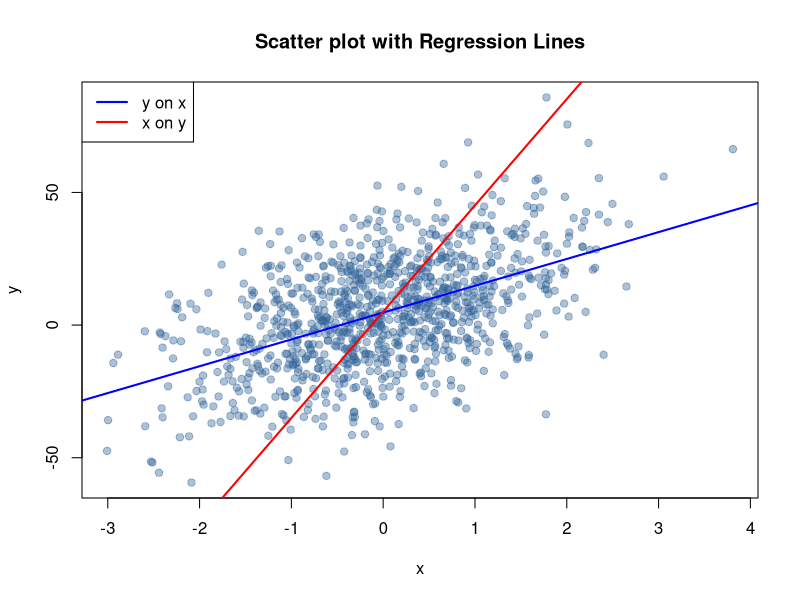

The R script that drew this image:
# Setting seed for reproducibility
set.seed(1)


# Model parameters
n <- 1000 # number of data points
rho <- 0.5  # underlying correlation between x and y
intercept <- 5  # true intercept for the y on x regression
slope <- 10  # true slope for the y on x regression


# Generate x from a normal distribution
x <- rnorm(n, mean = 0, sd = 1)

# Generate the error term so as to create the desired correlation
error <- rnorm(n, mean = 0, sd = slope*sqrt(1 / rho^2 - 1))

# Generate y as a function of the random numbers
y <- intercept + slope * x + error

# Estimate the correlation between x and y
rho_hat <- cor(x, y)
print(paste("Estimated correlation (rho):", rho_hat))

# Regress y on x
reg_y_on_x <- lm(y ~ x)
summary(reg_y_on_x)

# Regress x on y
reg_x_on_y <- lm(x ~ y)
summary(reg_x_on_y)

# Scatter plot 
plot(x, y, main = "Scatter plot with Regression Lines",
     xlab = "x", ylab = "y", pch = 19, col = rgb(0.2, 0.4, 0.6, 0.4))

legend("topleft", legend = c("y on x", "x on y"),
       col = c("blue", "red"), lwd = 2)


# Add regression line for y on x
abline(reg_y_on_x, col = "blue", lwd = 2)

# Add regression line for x on y (inverted to match the original plot)
abline(a = -coef(reg_x_on_y)[1] / coef(reg_x_on_y)[2], 
       b = 1 / coef(reg_x_on_y)[2], col = "red", lwd = 2)
